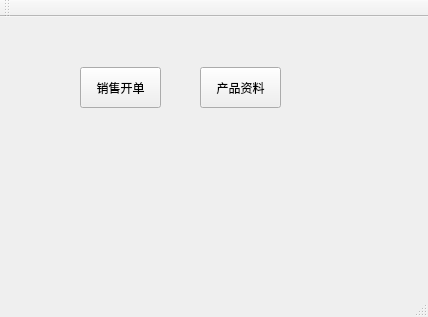
<?xml version="1.0" encoding="UTF-8"?>
<ui version="4.0">
 <class>MainWindow</class>
 <widget class="QMainWindow" name="MainWindow">
  <property name="geometry">
   <rect>
    <x>0</x>
    <y>0</y>
    <width>428</width>
    <height>317</height>
   </rect>
  </property>
  <property name="windowTitle">
   <string>MainWindow</string>
  </property>
  <widget class="QWidget" name="centralWidget">
   <widget class="QPushButton" name="pushButton">
    <property name="geometry">
     <rect>
      <x>80</x>
      <y>50</y>
      <width>81</width>
      <height>41</height>
     </rect>
    </property>
    <property name="text">
     <string>销售开单</string>
    </property>
   </widget>
   <widget class="QPushButton" name="pushButton_2">
    <property name="geometry">
     <rect>
      <x>200</x>
      <y>50</y>
      <width>81</width>
      <height>41</height>
     </rect>
    </property>
    <property name="text">
     <string>产品资料</string>
    </property>
   </widget>
  </widget>
  <widget class="QMenuBar" name="menuBar">
   <property name="geometry">
    <rect>
     <x>0</x>
     <y>0</y>
     <width>428</width>
     <height>23</height>
    </rect>
   </property>
  </widget>
  <widget class="QToolBar" name="mainToolBar">
   <attribute name="toolBarArea">
    <enum>TopToolBarArea</enum>
   </attribute>
   <attribute name="toolBarBreak">
    <bool>false</bool>
   </attribute>
  </widget>
  <widget class="QStatusBar" name="statusBar"/>
 </widget>
 <layoutdefault spacing="6" margin="11"/>
 <resources/>
 <connections/>
</ui>
